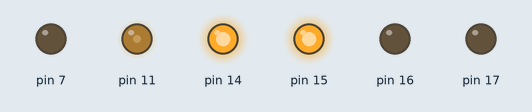
A sketch run on a simulated Arduino Uno, built with avr-gcc and run on an emulated ATmega328P. Parts: output pins drawn as LEDs (lit = HIGH).

Above: at 0.05 s.
At 2.95 s:
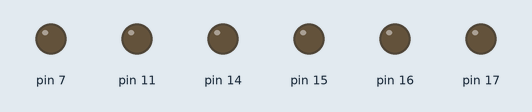
Timing chart, 0 to 6.9 s (numbered marks = the images above):
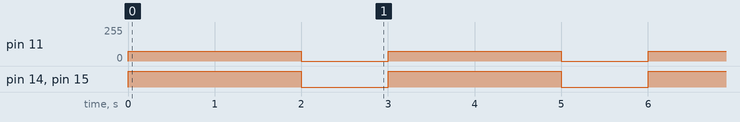

The sketch:

SanjaTronicMotores.ino
```cpp
// Incluindo biblotecas
#include "SanjaTronicMotores.h"

// Criando objeto da classe Motores
SanjaTronicMotores motores;

void setup()
{
  motores.definirPinosMotores(16, 15, 17, 14, 7, 11);
  motores.setVelocidadeMotores(60, 75);
}

void loop()
{
  motores.moverFrente();
  delay(2000);
  motores.parar();
  delay(1000);

  /*motores.moverTras();
  delay(2000);

  motores.virarEsquerda();
  delay(2000);

  motores.virarDireita();
  delay(2000);*/
}
```

SanjaTronicMotores.cpp
```cpp
#include "SanjaTronicMotores.h"

void SanjaTronicMotores::definirPinosMotores(int in1, int in2, int in3, int in4, int ena, int enb)
{
  this->in1 = in1;
  this->in2 = in2;
  this->in3 = in3;
  this->in4 = in4;
  this->ena = ena;
  this->enb = enb;

  pinMode(in1, OUTPUT);
  pinMode(in2, OUTPUT);
  pinMode(in3, OUTPUT);
  pinMode(in4, OUTPUT);
  pinMode(ena, OUTPUT);
  pinMode(enb, OUTPUT);
}

void SanjaTronicMotores::setVelocidadeMotores(int velocidadeE, int velocidadeD)
{
  this->velocidadeE = velocidadeE;
  this->velocidadeD = velocidadeD;
}

void SanjaTronicMotores::configurarMotores(int velocidadeE, int velocidadeD, bool ligDesM1, bool ligDesM2, bool ligDesM3, bool ligDesM4)
{
  analogWrite(ena, velocidadeE);
  analogWrite(enb, velocidadeD);

  digitalWrite(in1, ligDesM1);
  digitalWrite(in2, ligDesM2);
  digitalWrite(in3, ligDesM3);
  digitalWrite(in4, ligDesM4);
}

void SanjaTronicMotores::moverFrente()
{
  configurarMotores(this->velocidadeE, this->velocidadeD, 0, 1, 0, 1);
}

void SanjaTronicMotores::moverTras()
{
  configurarMotores(this->velocidadeE, this->velocidadeD, 1, 0, 1, 0);
}

void SanjaTronicMotores::virarEsquerda()
{
  configurarMotores(velocidadeCurvaEsq, velocidadeCurvaDir, 0, 1, 1, 0); // 0, 1, 1, 0
}

void SanjaTronicMotores::virarDireita()
{
  configurarMotores(velocidadeCurvaEsq, velocidadeCurvaDir, 1, 0, 0, 1); // 1, 0, 0, 1
}

void SanjaTronicMotores::parar()
{
  configurarMotores(0, 0, 0, 0, 0, 0);
}
```

SanjaTronicMotores.h
```cpp
#ifndef SANJATRONICMOTORES_H
#define SANJATRONICMOTORES_H

#include <Arduino.h>

class SanjaTronicMotores
{
  private:
    int in1, in2, in3, in4, ena, enb;
    int velocidadeE = 255;
    int velocidadeD = 255;
    int velocidadeCurvaEsq = 255;
    int velocidadeCurvaDir = 255;

  public:
    void definirPinosMotores(int in1, int in2, int in3, int in4, int ena, int enb);
    void setVelocidadeMotores(int velocidadeE, int velocidadeD);
    void configurarMotores(int velocidadeE, int velocidadeD, bool ligDesM1, bool ligDesM2, bool ligDesM3, bool ligDesM4);

    void moverFrente();
    void moverTras();
    void virarEsquerda();
    void virarDireita();
    void parar();
};

#endif
```

Measured:
- by itself, pin 11: alternates 75/255 for 2.0 s and 0/255 for 1.0 s
- by itself, pin 14, pin 15: alternates HIGH for 2.0 s and LOW for 1.0 s
